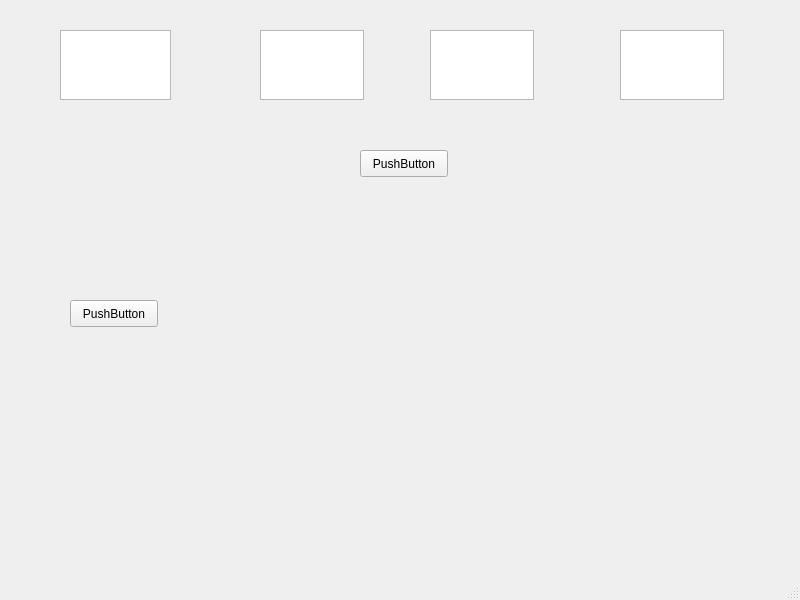
<?xml version="1.0" encoding="UTF-8"?>
<ui version="4.0">
 <class>MainWindow</class>
 <widget class="QMainWindow" name="MainWindow">
  <property name="geometry">
   <rect>
    <x>0</x>
    <y>0</y>
    <width>800</width>
    <height>600</height>
   </rect>
  </property>
  <property name="windowTitle">
   <string>MainWindow</string>
  </property>
  <widget class="QWidget" name="centralwidget">
   <widget class="QPushButton" name="pushButton">
    <property name="geometry">
     <rect>
      <x>360</x>
      <y>150</y>
      <width>88</width>
      <height>27</height>
     </rect>
    </property>
    <property name="text">
     <string>PushButton</string>
    </property>
   </widget>
   <widget class="QPlainTextEdit" name="plainTextEdit">
    <property name="geometry">
     <rect>
      <x>60</x>
      <y>30</y>
      <width>111</width>
      <height>70</height>
     </rect>
    </property>
   </widget>
   <widget class="QPlainTextEdit" name="plainTextEdit_2">
    <property name="geometry">
     <rect>
      <x>260</x>
      <y>30</y>
      <width>104</width>
      <height>70</height>
     </rect>
    </property>
   </widget>
   <widget class="QPlainTextEdit" name="plainTextEdit_3">
    <property name="geometry">
     <rect>
      <x>430</x>
      <y>30</y>
      <width>104</width>
      <height>70</height>
     </rect>
    </property>
   </widget>
   <widget class="QPushButton" name="pushButton_2">
    <property name="geometry">
     <rect>
      <x>70</x>
      <y>300</y>
      <width>88</width>
      <height>27</height>
     </rect>
    </property>
    <property name="text">
     <string>PushButton</string>
    </property>
   </widget>
   <widget class="QPlainTextEdit" name="plainTextEdit_4">
    <property name="geometry">
     <rect>
      <x>620</x>
      <y>30</y>
      <width>104</width>
      <height>70</height>
     </rect>
    </property>
   </widget>
  </widget>
  <widget class="QMenuBar" name="menubar">
   <property name="geometry">
    <rect>
     <x>0</x>
     <y>0</y>
     <width>800</width>
     <height>24</height>
    </rect>
   </property>
  </widget>
  <widget class="QStatusBar" name="statusbar"/>
 </widget>
 <resources/>
 <connections/>
</ui>
